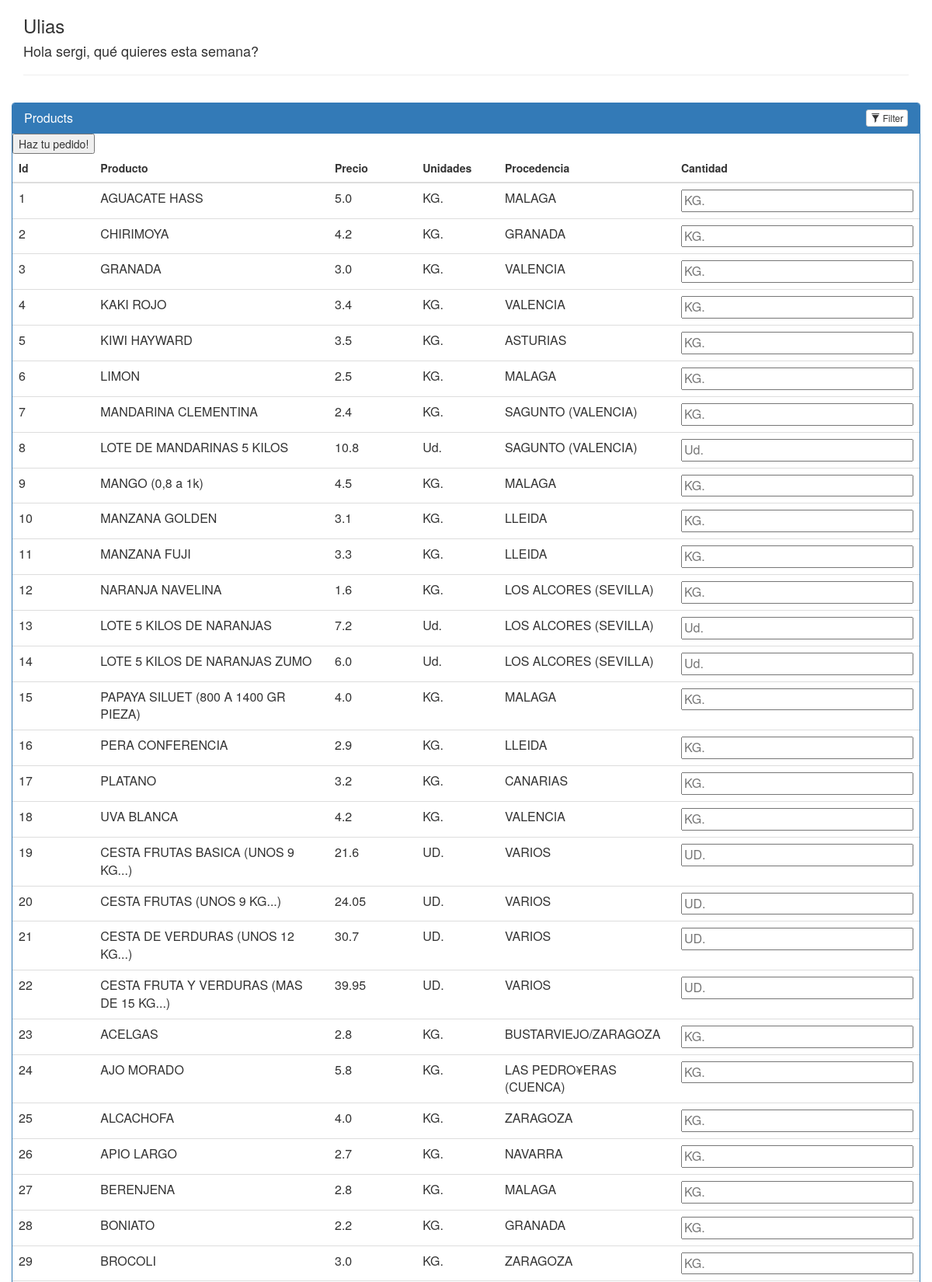
/agricultores/1/order (signed in, upper part), run on the app's committed database.
### application/models.py (models this page shows, shortened)
class Agricultor(db.Model):
	__tablename__ = 'agricultor'
	name = db.Column(db.String(80), nullable = False)
	id = db.Column(db.Integer, primary_key = True)
	def __init__(self, name):
		self.name = name
	def __repr__(self):
		return '<Agricultor %r>' % self.name

class User(UserMixin, db.Model):
	__tablename__ = "user"
	id = db.Column(db.Integer, primary_key=True)
	username = db.Column(db.String(15), unique=True)
	email = db.Column(db.String(50), unique=True)
	password = db.Column(db.String(80))
	user_role = db.Column(db.String(80))
	is_active = db.Column(db.Boolean,default=False)
	is_admin = db.Column(db.Boolean,default=False)
	def __init__(self,username,password,email,is_active,user_role,is_admin):
		self.username = username
		self.password = password
		self.email = email
		self.user_role = user_role
		self.is_active = is_active
		self.is_admin = is_admin
	def get_id(self):
		return self.id
	def is_active(self):
		return self.is_active
	def activate_user(self):
		self.is_active = True
	def get_username(self):
		return self.username
	def get_user_role(self):
		return self.user_role
	def get_is_admin(self):
		return self.is_admin

class Productos(db.Model):
    __tablename__ = 'productos'
    product_id = db.Column(db.Integer, primary_key=True, autoincrement=True, nullable=False)
    units = db.Column(db.String(80))
    product_title = db.Column(db.String(80))
    location_origin = db.Column(db.String(80))
    unit_price = db.Column(db.Float(8))
    amount = db.Column(db.Float(8))
    current_price = db.Column(db.Float(8))
    created_date = db.Column(db.DateTime, default=datetime.datetime.utcnow)
    week = db.Column(db.Integer, default=date.today().isocalendar()[1])
    year = db.Column(db.Integer, default=date.today().year)
    agricultor_id = db.Column(db.Integer, db.ForeignKey('agricultor.id'))
    agricultor = db.relationship(Agricultor)

### application.py (the view)
@application.route('/agricultores/<int:agricultor_id>/order', methods=['GET', 'POST'])
@login_required(role="CUSTOMER")
def agricultorMenuOrder(agricultor_id):
    db.session.commit()
    agricultor = db.session.query(Agricultor).filter_by(id=agricultor_id).one()
    items = db.session.query(Productos)
    if request.method == 'POST':
        for item in items:
            if request.form[item.product_title]:
                order = Pedido(product_name = item.product_title, quantity = request.form[item.product_title], user_name = current_user.username, email = current_user.email, product_units = item.units, product_price = item.unit_price)
                db.session.add(order)
                try:
                    db.session.commit()
                except:
                    db.session.rollback()
        flash("Tu pedido ha sido procesado!")
        return redirect(url_for('postOrder', agricultor_id = agricultor_id))
    else:
        return render_template('menuOrder.html', agricultor=agricultor, items=items, agricultor_id=agricultor_id, user = current_user.username)

### application.py (called while the page is built)
def login_required(role="ANY"):
    def wrapper(fn):
        @wraps(fn)
        def decorated_view(*args, **kwargs):
            if not current_user.is_authenticated:
              return login_manager.unauthorized()
            elif (current_user.user_role == "ADMIN"):
                return fn(*args, **kwargs)
            elif ((current_user.user_role != role) and (role != "ANY")):
                return login_manager.unauthorized()
            else:
                return fn(*args, **kwargs)
        return decorated_view
    return wrapper

@login_manager.user_loader
def load_user(user_id):
    return User.query.get(int(user_id))

### application/templates/menuOrder.html (shortened to what this page needs)
<html>
<head>
	<link rel=stylesheet type=text/css href="{{ url_for('static', filename='styles.css') }}">
	<link rel=stylesheet type=text/css href="https://netdna.bootstrapcdn.com/bootstrap/3.1.0/css/bootstrap.min.css">
</head>
<body>
	<div class="container">
	    <h3>{{agricultor.name}}</h3>
	    <h4>Hola {{current_user.username}}, qué quieres esta semana?</h4>
	    <hr>
	    <div class="row">
	        <div class="panel panel-primary filterable">
	            <div class="panel-heading">
	                <h3 class="panel-title">Products</h3>
	                <div class="pull-right">
	                    <button class="btn btn-default btn-xs btn-filter"><span class="glyphicon glyphicon-filter"></span> Filter</button>
	                </div>
	            </div>
	            <table class="table">
	                <thead>
	                    <tr class="filters">
	                        <th><input type="text" class="form-control" placeholder="Id" disabled></th>
	                        <th><input type="text" class="form-control" placeholder="Producto" disabled></th>
	                        <th><input type="text" class="form-control" placeholder="Precio" disabled></th>
	                        <th><input type="text" class="form-control" placeholder="Unidades" disabled></th>
	                        <th><input type="text" class="form-control" placeholder="Procedencia" disabled></th>
	                        <th><input type="text" class="form-control" placeholder="Cantidad" disabled></th>
	                    </tr>
	                </thead>
	                <tbody>
	                	<form action = "{{url_for('agricultorMenuOrder',agricultor_id=agricultor_id)}}" method = 'POST'>
	                		<tr>
		                		{% for i in items %}
								<td>{{i.product_id}}</td>
	                        	<td>{{i.product_title}}</td>
	                        	<td>{{i.unit_price}}</td>
	                        	<td>{{i.units}}</td>
	                        	<td>{{i.location_origin}}</td>
								<td><input type = 'text' size = '30' name = '{{i.product_title}}' placeholder = '{{i.units}}'></td>
	                    	</tr>
	                    {% endfor %}
	                    	<input type = 'submit' value = 'Haz tu pedido!'>
	                    </form>
	                </tbody>
	            </table>
	        </div>
	    </div>
	</div>
</body>
</html>

### application/static/styles.css (style rules this page uses)
.filterable { margin-top: 15px; }
.filterable .panel-heading .pull-right { margin-top: -20px; }
.filterable .filters input[disabled] { background-color: transparent; border: none; cursor: auto; box-shadow: none; padding: 0; height: auto; }

### data on the page
Agricultor: name "Ulias"
User: username "sergi"
Productos: product_id "1", product_title "AGUACATE HASS", unit_price "5.0", units "KG.", location_origin "MALAGA"
Productos: product_id "2", product_title "CHIRIMOYA", unit_price "4.2", units "KG.", location_origin "GRANADA"
Productos: product_id "3", product_title "GRANADA", unit_price "3.0", units "KG.", location_origin "VALENCIA"
Productos: product_id "4", product_title "KAKI ROJO", unit_price "3.4", units "KG.", location_origin "VALENCIA"
Productos: product_id "5", product_title "KIWI HAYWARD", unit_price "3.5", units "KG.", location_origin "ASTURIAS"
Productos: product_id "6", product_title "LIMON", unit_price "2.5", units "KG.", location_origin "MALAGA"
Productos: product_id "7", product_title "MANDARINA CLEMENTINA", unit_price "2.4", units "KG.", location_origin "SAGUNTO (VALENCIA)"
Productos: product_id "8", product_title "LOTE DE MANDARINAS 5 KILOS", unit_price "10.8", units "Ud.", location_origin "SAGUNTO (VALENCIA)"
Productos: product_id "9", product_title "MANGO (0,8 a 1k)", unit_price "4.5", units "KG.", location_origin "MALAGA"
Productos: product_id "10", product_title "MANZANA GOLDEN", unit_price "3.1", units "KG.", location_origin "LLEIDA"
Productos: product_id "11", product_title "MANZANA FUJI", unit_price "3.3", units "KG.", location_origin "LLEIDA"
Productos: product_id "12", product_title "NARANJA NAVELINA", unit_price "1.6", units "KG.", location_origin "LOS ALCORES (SEVILLA)"
Productos: product_id "13", product_title "LOTE 5 KILOS DE NARANJAS", unit_price "7.2", units "Ud.", location_origin "LOS ALCORES (SEVILLA)"
Productos: product_id "14", product_title "LOTE 5 KILOS DE NARANJAS ZUMO", unit_price "6.0", units "Ud.", location_origin "LOS ALCORES (SEVILLA)"
Productos: product_id "15", product_title "PAPAYA SILUET (800 A 1400 GR PIEZA)", unit_price "4.0", units "KG.", location_origin "MALAGA"
Productos: product_id "16", product_title "PERA CONFERENCIA", unit_price "2.9", units "KG.", location_origin "LLEIDA"
Productos: product_id "17", product_title "PLATANO", unit_price "3.2", units "KG.", location_origin "CANARIAS"
Productos: product_id "18", product_title "UVA BLANCA", unit_price "4.2", units "KG.", location_origin "VALENCIA"
Productos: product_id "19", product_title "CESTA FRUTAS BASICA (UNOS 9 KG...)", unit_price "21.6", units "UD.", location_origin "VARIOS"
Productos: product_id "20", product_title "CESTA FRUTAS (UNOS 9 KG...)", unit_price "24.05", units "UD.", location_origin "VARIOS"
Productos: product_id "21", product_title "CESTA DE VERDURAS (UNOS 12 KG...)", unit_price "30.7", units "UD.", location_origin "VARIOS"
Productos: product_id "22", product_title "CESTA FRUTA Y VERDURAS (MAS DE 15 KG...)", unit_price "39.95", units "UD.", location_origin "VARIOS"
Productos: product_id "23", product_title "ACELGAS", unit_price "2.8", units "KG.", location_origin "BUSTARVIEJO/ZARAGOZA"
Productos: product_id "24", product_title "AJO MORADO", unit_price "5.8", units "KG.", location_origin "LAS PEDRO¥ERAS (CUENCA)"
Productos: product_id "25", product_title "ALCACHOFA", unit_price "4.0", units "KG.", location_origin "ZARAGOZA"
Productos: product_id "26", product_title "APIO LARGO", unit_price "2.7", units "KG.", location_origin "NAVARRA"
Productos: product_id "27", product_title "BERENJENA", unit_price "2.8", units "KG.", location_origin "MALAGA"
Productos: product_id "28", product_title "BONIATO", unit_price "2.2", units "KG.", location_origin "GRANADA"
Productos: product_id "29", product_title "BROCOLI", unit_price "3.0", units "KG.", location_origin "ZARAGOZA"
